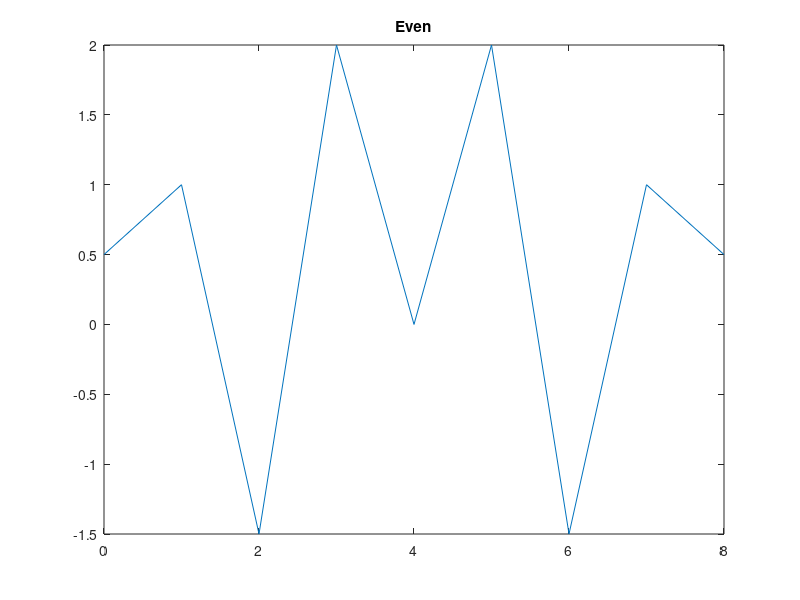
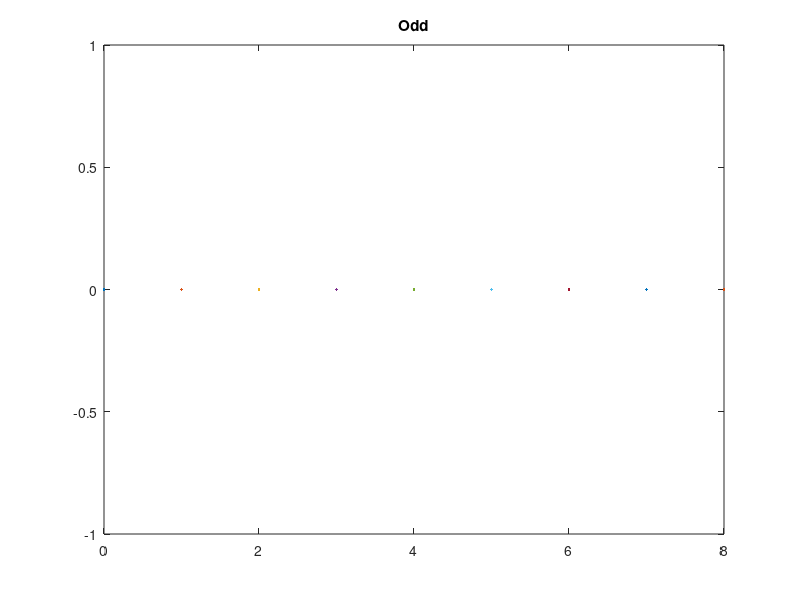

These figures' MATLAB source, in order:
   clc;
clear all;
close all;
%1find even and odd part of given signal
s1= [1 2 -3 4 0 0 0 0 0];
N = length(s1);
n = 0:N-1;
E = (s1 + s1(end:-1:1))/2;
O= (s1 - s1(end:-1:1))/2;
figure; plot(n, E);
title("Even");

figure; plot(n, 0); 
title("Odd");
disp("Even Part of Signal = "); 
    
% ...
disp(E);
disp("Odd Part of Signal = ");
disp(0);

%2 find energy and power of given signal
s1= [1 2-3 4 0 0 0 0];

N = length(s1);

E = sum(abs(s1).^2);
P = E/N;
disp("Energy of Signal = ");
disp(E);
disp("Power of Signal = "); 
disp(P);
